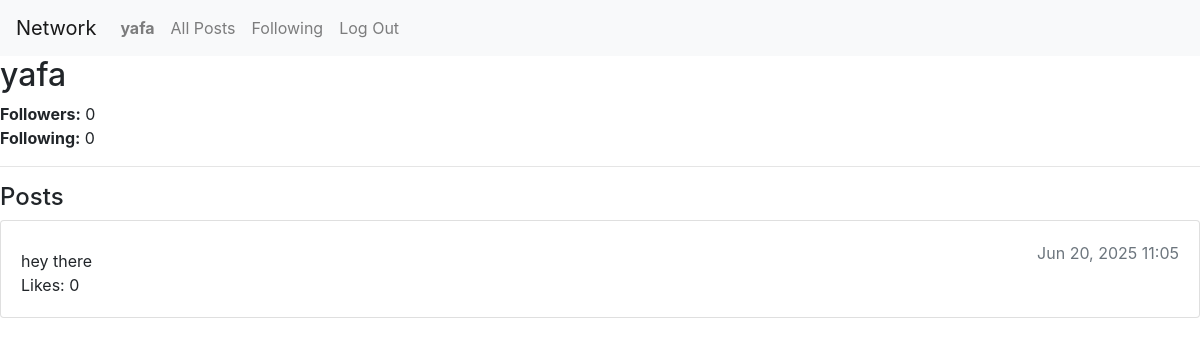
Screenshot of /profile/yafa/ (signed in) with the database file from the repository.
### network/models.py (models this page shows, shortened)
class User(AbstractUser):
    followers = models.ManyToManyField('self', symmetrical=False, related_name='following', blank=True)

class Post(models.Model):
    user = models.ForeignKey(User, on_delete=models.CASCADE, related_name="posts")
    content = models.TextField(max_length=500)
    timestamp = models.DateTimeField(auto_now_add=True)
    likes = models.IntegerField(default=0)  # Add this line

### network/views.py (the view)
# urls.py: path("profile/<str:username>/", views.profile, name="profile"),
@login_required
def profile(request, username):
    profile_user = get_object_or_404(User, username=username)
    posts_list = Post.objects.filter(user=profile_user).order_by('-timestamp')
    paginator = Paginator(posts_list, 10)
    page_number = request.GET.get('page')
    posts = paginator.get_page(page_number)
    is_following = request.user in profile_user.followers.all()
    can_follow = request.user != profile_user
    if request.method == "POST" and can_follow:
        if is_following:
            profile_user.followers.remove(request.user)
        else:
            profile_user.followers.add(request.user)
        return redirect('profile', username=username)
    context = {
        "profile_user": profile_user,
        "posts": posts,
        "followers_count": profile_user.followers.count(),
        "following_count": profile_user.following.count(),
        "is_following": is_following,
        "can_follow": can_follow,
    }
    return render(request, "network/profile.html", context)

### network/templates/network/profile.html (shortened to what this page needs)
{% extends "network/layout.html" %}
{% block body %}
    <h2>{{ profile_user.username }}</h2>
    <p>
        <strong>Followers:</strong> {{ followers_count }}<br>
        <strong>Following:</strong> {{ following_count }}
    </p>
    <hr>
    <h4>Posts</h4>
    {% for post in posts %}
        <div class="card mb-3">
            <div class="card-body">
                <span class="text-muted float-right">{{ post.timestamp|date:"M d, Y H:i" }}</span>
                <p class="mt-2 mb-0">{{ post.content }}</p>
                <span>Likes: {{ post.likes }}</span>
            </div>
        </div>
    {% empty %}
        <p>No posts yet.</p>
    {% endfor %}
{% endblock %}

### network/templates/network/layout.html (shortened to what this page needs)
{% load static %}
<!DOCTYPE html>
<html lang="en">
    <head>
        <link rel="stylesheet" href="https://stackpath.bootstrapcdn.com/bootstrap/4.4.1/css/bootstrap.min.css">
        <link href="{% static 'network/styles.css' %}" rel="stylesheet">
    </head>
    <body>
        <nav class="navbar navbar-expand-lg navbar-light bg-light">
            <a class="navbar-brand" href="#">Network</a>
            <div>
              <ul class="navbar-nav mr-auto">
                {% if user.is_authenticated %}
                    <li class="nav-item">
                        <a class="nav-link" href="#"><strong>{{ user.username }}</strong></a>
                    </li>
                {% endif %}
                <li class="nav-item">
                  <a class="nav-link" href="{% url 'index' %}">All Posts</a>
                </li>
                {% if user.is_authenticated %}
                    <li class="nav-item">
                        <a class="nav-link" href="{% url 'following' %}">Following</a>
                    </li>
                    <li class="nav-item">
                        <a class="nav-link" href="{% url 'logout' %}">Log Out</a>
                    </li>
                {% endif %}
              </ul>
            </div>
          </nav>
        <div class="body">
            {% block body %}
            {% endblock %}
        </div>
    </body>
</html>

### rows the page displays
User: username "yafa"
Post: timestamp "Jun 20, 2025 11:05", content "hey there", likes "0"

### other values shown
{{ followers_count }} "0"
{{ following_count }} "0"
